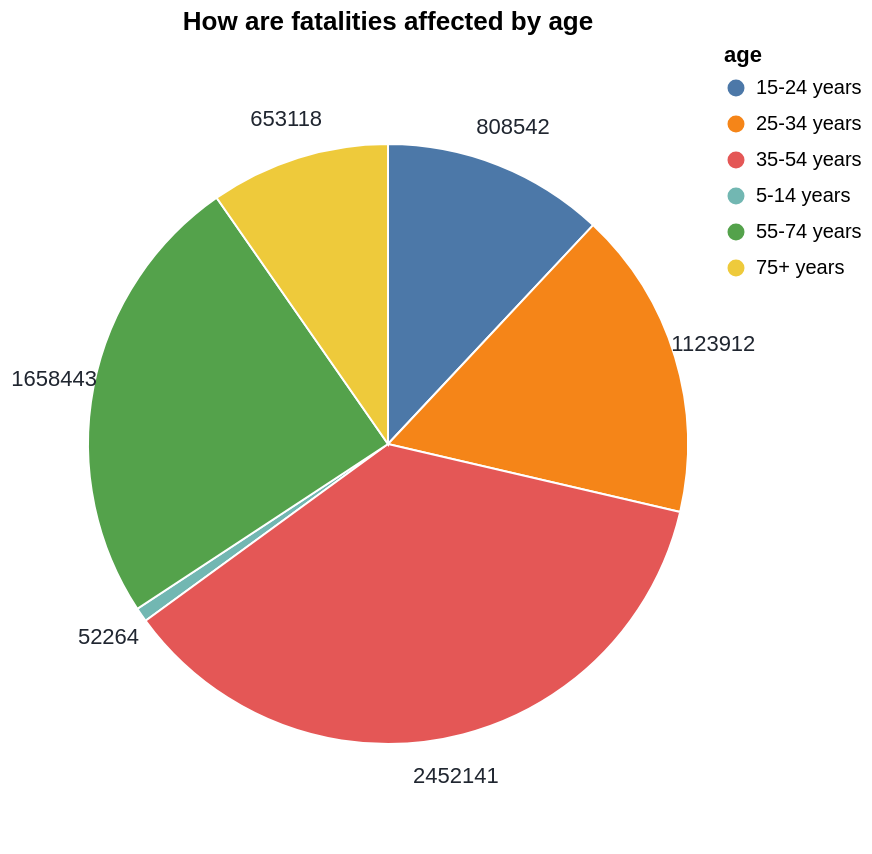

Specify this chart in Vega-Lite:
### Vega-Lite specification from a JSON file in a GitHub repository (floating-point values rounded to 4 significant figures)
{"$schema": "https://vega.github.io/schema/vega-lite/v5.json", "title": "How are fatalities affected by age", "width": "1000", "height": 400, "data": {"values": [{"age": "5-14 years", "value": 52264}, {"age": "15-24 years", "value": 808542}, {"age": "25-34 years", "value": 1123912}, {"age": "35-54 years", "value": 2452141}, {"age": "55-74 years", "value": 1658443}, {"age": "75+ years", "value": 653118}]}, "mark": "arc", "encoding": {"theta": {"field": "value", "type": "quantitative", "stack": true}, "color": {"field": "age", "type": "nominal"}, "tooltip": [{"field": "age", "type": "nominal", "title": "Age group"}, {"field": "value", "title": "Number of fatalities"}]}, "layer": [{"mark": {"type": "arc", "outerRadius": 150, "stroke": "#fff"}}, {"mark": {"type": "text", "radius": 170, "fill": "#202630"}, "encoding": {"text": {"field": "value", "type": "quantitative"}}}], "view": {"stroke": null}}
